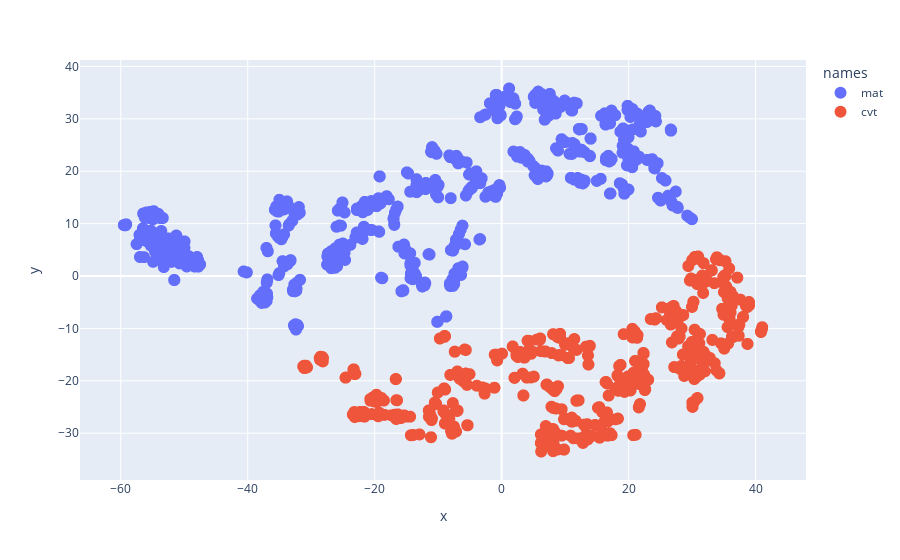

Notebook cell for this chart:
### Markdown cell above
## Visualize embeddings
### T-SNE

### Code cell
# Perform t-SNE
tsne = TSNE(n_components=2, random_state=0, verbose=1)

# Fit and transform data
X_2d = tsne.fit_transform(embs)

# Organize data in a pandas dataframe for swift plotting
lables = [se.id for se in seqs]
names = [se.name for se in seqs]
colors = ["red" if "mat" in se.name else "blue" for se in seqs]

df = pd.DataFrame(X_2d, columns=["x", "y"])
df["labels"] = lables
df["colors"] = colors
df["names"] = names

# Plot the data
fig = px.scatter(df, x="x", y="y", color="names", hover_data=["labels", "names"])
fig.update_traces(marker_size=12)

fig.show(dpi=300)

### Figure 1 — Plotly figure (JSON) as saved in the notebook; plotly's stock layout.template omitted (floating-point values rounded to 4 significant figures; data arrays with more than 128 entries replaced by an {"elided": "..."} marker saying what was removed)
{"data": [{"customdata": {"elided": "592x2 str values"}, "hovertemplate": "names=%{customdata[1]}<br>x=%{x}<br>y=%{y}<br>labels=%{customdata[0]}<extra></extra>", "legendgroup": "mat", "marker": {"color": "#636efa", "size": 12, "symbol": "circle"}, "mode": "markers", "name": "mat", "showlegend": true, "type": "scattergl", "x": {"elided": "592 float values"}, "xaxis": "x", "y": {"elided": "592 float values"}, "yaxis": "y"}, {"customdata": {"elided": "481x2 str values"}, "hovertemplate": "names=%{customdata[1]}<br>x=%{x}<br>y=%{y}<br>labels=%{customdata[0]}<extra></extra>", "legendgroup": "cvt", "marker": {"color": "#EF553B", "size": 12, "symbol": "circle"}, "mode": "markers", "name": "cvt", "showlegend": true, "type": "scattergl", "x": {"elided": "481 float values"}, "xaxis": "x", "y": {"elided": "481 float values"}, "yaxis": "y"}], "layout": {"legend": {"title": {"text": "names"}, "tracegroupgap": 0}, "margin": {"t": 60}, "xaxis": {"anchor": "y", "domain": [0, 1], "title": {"text": "x"}}, "yaxis": {"anchor": "x", "domain": [0, 1], "title": {"text": "y"}}}}
